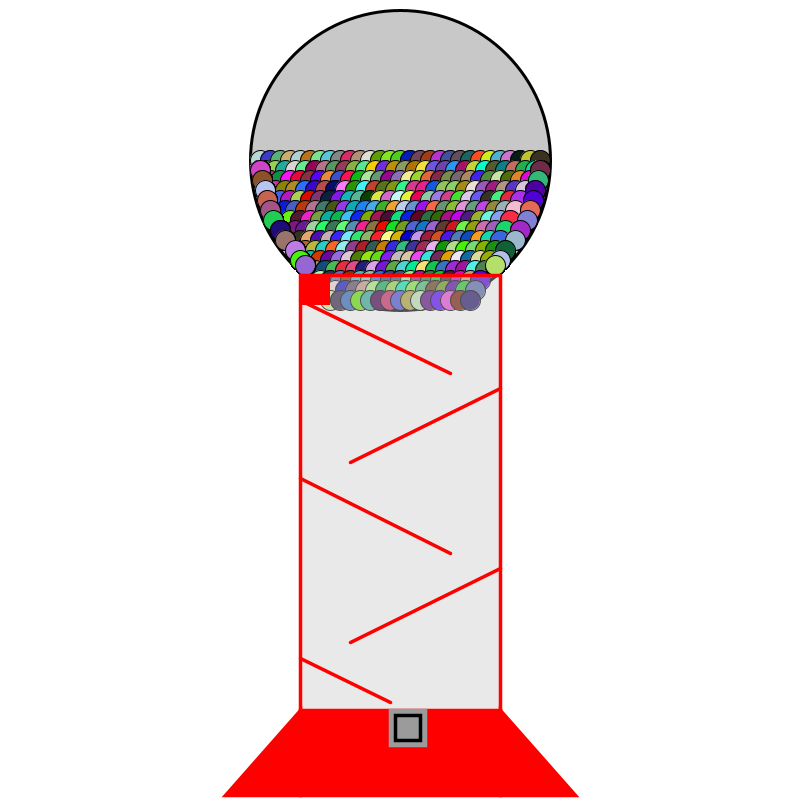
Frame 1 (no input)
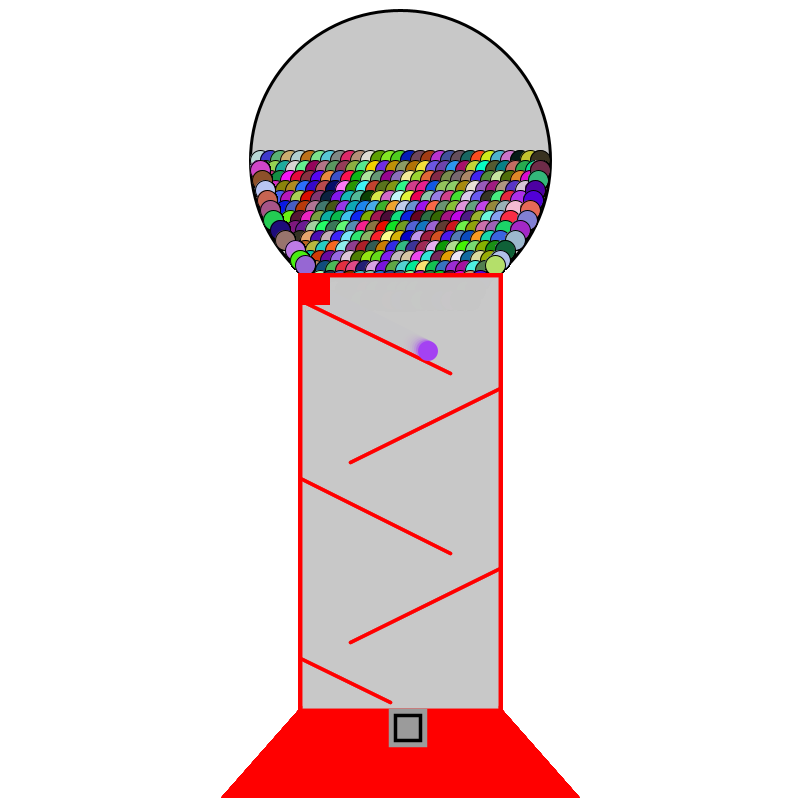
Frame 60 (the mouse pressed at the canvas centre just before this capture)
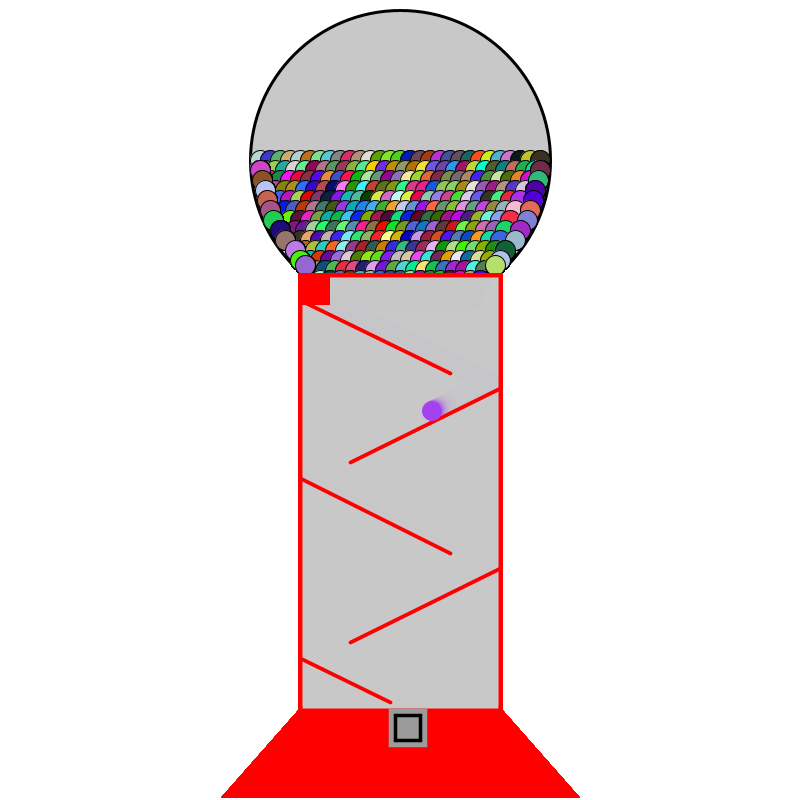
Frame 120 (the mouse held since frame 60 and released just before this capture)

The Processing sketch that drew these frames (run headless with seeded random() and noise(); from frame 60 on, the mouse is pressed at the canvas centre):

// Processing sketch: processing_55161
// ── processing_55161.pde

int GUMBALL_COUNT = 100;

float rad;

float px[] = new float[GUMBALL_COUNT];
float py[] = new float[GUMBALL_COUNT];
float spdX[] = new float[GUMBALL_COUNT];
float spdY[] = new float[GUMBALL_COUNT];

float bx, by;
float bw, bh;

color colors[] = new color[GUMBALL_COUNT];

void setup() {
  size(800, 800);
  background(255);
  smooth();

  rad = 10;

  for (int i = 0; i < GUMBALL_COUNT; i++) {
    px[i]= -90;
    py[i] = 132;
    spdX[i] = 0.0;
    spdY[i] = 0.0;
    colors[i] = color(random(255), random(255), random(255));
  }

  spdX[0] = 2.0;
  spdY[0] = 1.0;

  translate(width/2, height/5);


  //Gumball holder 
  stroke(0);
  strokeWeight(3);
  fill(200);
  ellipse(0, 0, 300, 300);

  //Gumballs
  strokeWeight(1);
  for (int r = 0; r < 150; r+=10) {
    int r2 = int(r * 0.5);
    for (int c = -140+r2; c <= 140-r2 ; c+=10) {
      fill (random(255), random(255), random(255));
      ellipse(c, r, rad*2, rad*2);
      fill(random(255), random(255), random(255));
      ellipse(-140, 10, rad*2, rad*2);
      fill(random(255), random(255), random(255));
      ellipse(-140, 10, rad*2, rad*2);  
      fill(random(255), random(255), random(255));
      ellipse(-138, 20, rad*2, rad*2);
      fill(random(255), random(255), random(255));
      ellipse(-135, 30, rad*2, rad*2);
      fill(random(255), random(255), random(255));
      ellipse(-133, 40, rad*2, rad*2);
      fill(random(255), random(255), random(255));
      ellipse(-130, 50, rad*2, rad*2);
      fill(random(255), random(255), random(255));
      ellipse(-127, 60, rad*2, rad*2);
      fill(random(255), random(255), random(255));
      ellipse(-120, 70, rad*2, rad*2);
      fill(random(255), random(255), random(255));
      ellipse(-115, 80, rad*2, rad*2);
      fill(random(255), random(255), random(255));
      ellipse(-105, 90, rad*2, rad*2);
      fill(random(255), random(255), random(255));
      ellipse(-100, 100, rad*2, rad*2);
      fill(random(255), random(255), random(255));
      ellipse(-95, 105, rad*2, rad*2);
      fill(random(255), random(255), random(255)); 
      ellipse(140, 10, rad*2, rad*2);
      fill(random(255), random(255), random(255));
      ellipse(140, 10, rad*2, rad*2);  
      fill(random(255), random(255), random(255));
      ellipse(138, 20, rad*2, rad*2);
      fill(random(255), random(255), random(255));
      ellipse(135, 30, rad*2, rad*2);
      fill(random(255), random(255), random(255));
      ellipse(133, 40, rad*2, rad*2);
      fill(random(255), random(255), random(255));
      ellipse(130, 50, rad*2, rad*2);
      fill(random(255), random(255), random(255));
      ellipse(127, 60, rad*2, rad*2);
      fill(random(255), random(255), random(255));
      ellipse(120, 70, rad*2, rad*2);
      fill(random(255), random(255), random(255));
      ellipse(115, 80, rad*2, rad*2);
      fill(random(255), random(255), random(255));
      ellipse(105, 90, rad*2, rad*2);
      fill(random(255), random(255), random(255));
      ellipse(100, 100, rad*2, rad*2);
      fill(random(255), random(255), random(255));
      ellipse(95, 105, rad*2, rad*2);
    }
  }
}

void draw() {

  if (frameCount % 120 == 0) {
    int i = frameCount / 120;
    spdX[i] = 2.0;
    spdY[i] = 1.0;
  }

  translate(width/2, height/5);

  //Gumball falls
  fill(200, 100);
  strokeWeight(3.5);
  stroke(255, 0, 0);
  rect(-100, 115, 200, 500);

  //base
  stroke(255, 0, 0);
  fill(255, 0, 0);
  rect(-100, 550, 200, 85);
  triangle(100, 550, 100, 635, 175, 635);
  triangle(-100, 550, -100, 635, -175, 635);

  //lines
  line(-100, 140, 50, 213);
  line(100, 228, -50, 302);
  line(-100, 318, 50, 393);
  line(100, 408, -50, 482);
  line(-100, 498, -10, 542);



  for (int i = 0; i<GUMBALL_COUNT; i++) {
    //particle 
    fill(colors[i]);
    noStroke();
    ellipse(px[i], py[i], rad*2, rad*2);

    //Moving gumball
    px[i] += spdX[i];
    py[i] += spdY[i];

    if (px[i] >= 100 - rad) {
      px[i] = 100 -rad;
      spdX[i] *= -1;
    }
    if (px[i] <= -100 + rad) {
      px[i] = -100 + rad;
      spdX[i] *= -1;
    }

    if (py[i] > 540) {
      spdX[i] = 0.0;
    }

    if (py[i] > 560) {
      spdY[i] = 0.0;
    }
  }

  //Gumball dispenser
  fill(255, 0, 0);
  noStroke();
  rect(-100, 115, 30, 30);

  //tray
  stroke(155);
  fill(155);
  rect(-10, 550, 35, 35);
  noFill();
  stroke(0);
  rect(-5, 555, 25, 25);
}
